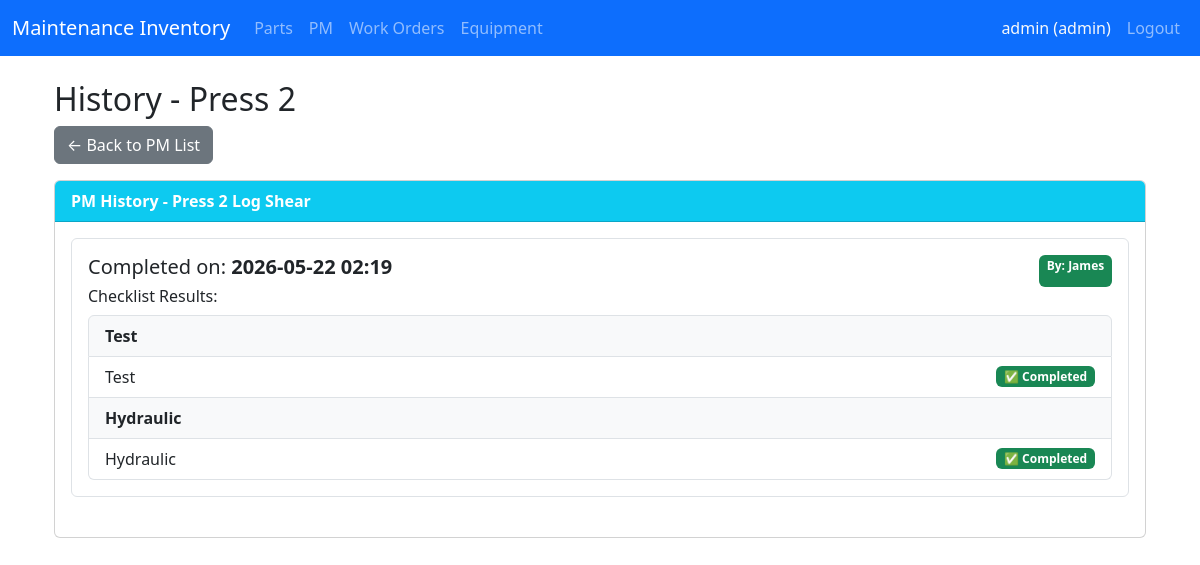
Screenshot of /pm/history/1 (signed in) with the database file from the repository.
### app/models/user.py (models this page shows, shortened)
class User(UserMixin, db.Model):
    __tablename__ = 'users'
    id = db.Column(db.Integer, primary_key=True)
    username = db.Column(db.String(80), unique=True, nullable=False)
    password_hash = db.Column(db.String(256), nullable=False)
    role = db.Column(db.String(20), default='technician') # 'admin' or 'technician'
    must_change_password = db.Column(db.Boolean, default=True) # Force change on first login
    created_at = db.Column(db.DateTime, default=datetime.utcnow)
    email = db.Column(db.String(120), unique=True, nullable=True) # Optional (nullable=True)

### app/models/pm.py (models this page shows, shortened)
class PM(db.Model):
    __tablename__ = 'pm'  # Keep to match your existing DB table
    id = db.Column(db.Integer, primary_key=True)
    main_equipment = db.Column(db.String(255))
    sub_equipment = db.Column(db.String(255))
    frequency = db.Column(db.String(50))
    last_done = db.Column(db.Date)
    next_due = db.Column(db.Date)
    checklist = db.Column(db.JSON)  # Assuming JSON for checklist
    assigned_user_id = db.Column(db.Integer, db.ForeignKey('users.id'), nullable=True)
    assigned_user = db.relationship('User', backref='assigned_pm_items', lazy=True)  # Unique backref name to avoid conflict

### app/models/pm_completion.py (models this page shows, shortened)
class PMCompletion(db.Model):
    __tablename__ = 'pm_completion'
    id = db.Column(db.Integer, primary_key=True)
    pm_id = db.Column(db.Integer, db.ForeignKey('pm.id'), nullable=False)
    completed_date = db.Column(db.DateTime, default=datetime.utcnow)
    completed_by_id = db.Column(db.Integer, db.ForeignKey('users.id'), nullable=True)
    notes = db.Column(db.Text, nullable=True)
    checklist_results = db.Column(db.JSON, nullable=True)   # Saves full checklist state
    pm = db.relationship('PM', backref=db.backref('completions', lazy=True, cascade="all, delete-orphan"))
    completed_by = db.relationship('User', backref='pm_completions')

### app/routes/pm.py (the view)
@bp.route('/history/<int:pm_id>')
@login_required
def history(pm_id):
    pm = PM.query.get_or_404(pm_id)
    if current_user.role == 'technician' and current_user.id != pm.assigned_user_id:
        flash("You can only view history for PMs assigned to you.", "danger")
        return redirect(url_for('pm.index'))
    completions = PMCompletion.query.filter_by(pm_id=pm_id)\
                    .order_by(PMCompletion.completed_date.desc()).all()
    return render_template('pm_history.html',
                         pm=pm,
                         completions=completions,
                         title=f"History - {pm.main_equipment}")

### app/templates/pm_history.html (shortened to what this page needs)
{% extends "base.html" %}
{% block content %}
<div class="container mt-4">
    <h2>{{ title }}</h2>
    <a href="{{ url_for('pm.index') }}" class="btn btn-secondary mb-3">← Back to PM List</a>
    <div class="card">
        <div class="card-header bg-info text-white">
            <strong>PM History - {{ pm.main_equipment }} {{ pm.sub_equipment or '' }}</strong>
        </div>
        <div class="card-body">
            {% if completions %}
                {% for completion in completions %}
                <div class="border rounded p-3 mb-4">
                    <div class="d-flex justify-content-between">
                        <h5>
                            Completed on: <strong>{{ completion.completed_date.strftime('%Y-%m-%d %H:%M') }}</strong>
                        </h5>
                        <span class="badge bg-success">
                            By: {{ completion.completed_by.username if completion.completed_by else 'Unknown' }}
                        </span>
                    </div>
                    <h6>Checklist Results:</h6>
                    <ul class="list-group">
                        {% for item in completion.checklist_results %}
                            {% if item.type == 'title' %}
                                <li class="list-group-item fw-bold bg-light">{{ item.item }}</li>
                            {% else %}
                                <li class="list-group-item d-flex justify-content-between align-items-center">
                                    {{ item.item }}
                                    <span class="badge bg-{{ 'success' if item.completed else 'secondary' }}">
                                        {{ '✅ Completed' if item.completed else '⭕ Not Done' }}
                                    </span>
                                </li>
                            {% endif %}
                        {% endfor %}
                    </ul>
                </div>
                {% endfor %}
            {% else %}
                <p class="text-muted">No completion history yet for this PM.</p>
            {% endif %}
        </div>
    </div>
</div>
{% endblock %}

### app/templates/base.html (shortened to what this page needs)
<!DOCTYPE html>
<html lang="en">
<head>
    <link href="https://cdn.jsdelivr.net/npm/bootstrap@5.3.3/dist/css/bootstrap.min.css" rel="stylesheet">
</head>
<body>
<nav class="navbar navbar-expand-lg navbar-dark bg-primary sticky-top">
    <div class="container-fluid">
        <a class="navbar-brand" href="{{ url_for('dashboard.index') }}">Maintenance Inventory</a>
        <div class="collapse navbar-collapse" id="navbarNav">
            <ul class="navbar-nav me-auto">
                <li class="nav-item">
                    <a class="nav-link" href="{{ url_for('parts.index') }}">Parts</a>
                </li>
                <li class="nav-item">
                    <a class="nav-link" href="{{ url_for('pm.index') }}">PM</a>
                </li>
                <li class="nav-item">
                    <a class="nav-link" href="{{ url_for('workorder.index') }}">Work Orders</a>
                </li>
                <li class="nav-item">
                    <a class="nav-link" href="{{ url_for('equipment.index') }}">Equipment</a>
                </li>
            </ul>
            <ul class="navbar-nav ms-auto">
                <li class="nav-item">
                    <span class="nav-link text-light">
                        {{ current_user.username }} ({{ current_user.role }})
                    </span>
                </li>
                <li class="nav-item">
                    <a class="nav-link" href="{{ url_for('auth.logout') }}">Logout</a>
                </li>
            </ul>
        </div>
    </div>
</nav>
    <div class="container mt-4">
        {% block content %}{% endblock %}
    </div>
</body>
</html>

### rows the page displays
User: username "admin", role "admin"
PM: main_equipment "Press 2", sub_equipment "Log Shear"
PMCompletion: completed_date "2026-05-22 02:19", completed_by "James", item "Test" "Hydraulic", item "Test" "Hydraulic", completed "✅ Completed" "✅ Completed"

### other values shown
{{ title }} "History - Press 2"
